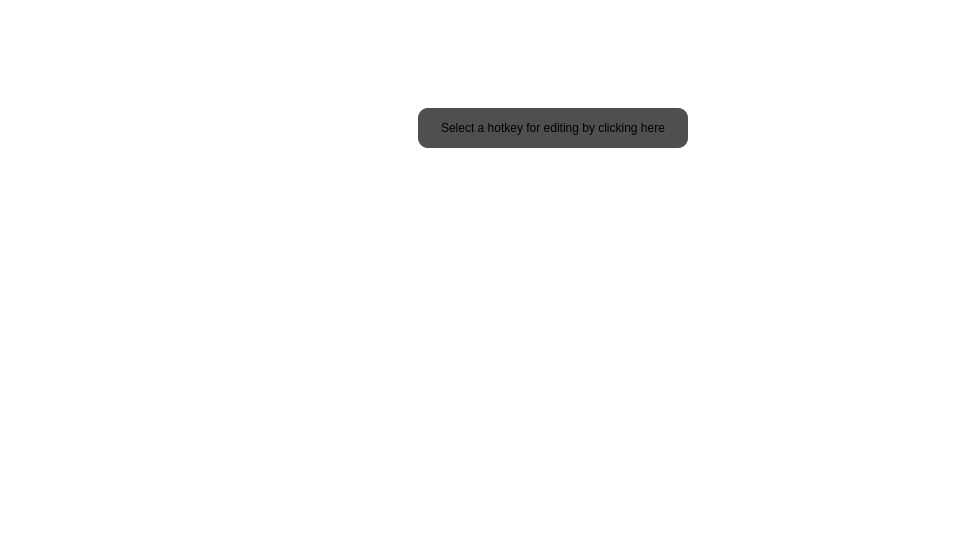
  <widget class="QGroupBox" name="slide_06">
   <property name="geometry">
    <rect>
     <x>960</x>
     <y>0</y>
     <width>960</width>
     <height>540</height>
    </rect>
   </property>
   <property name="styleSheet">
    <string notr="true">background: transparent;
border: 0px;</string>
   </property>
   <property name="title">
    <string/>
   </property>
   <widget class="QGroupBox" name="instruction_06">
    <property name="geometry">
     <rect>
      <x>418</x>
      <y>108</y>
      <width>270</width>
      <height>40</height>
     </rect>
    </property>
    <property name="styleSheet">
     <string notr="true">QGroupBox { background: #B0000000; border-radius: 10px; }</string>
    </property>
    <property name="title">
     <string/>
    </property>
    <widget class="QLabel" name="label_06">
     <property name="geometry">
      <rect>
       <x>0</x>
       <y>0</y>
       <width>270</width>
       <height>40</height>
      </rect>
     </property>
     <property name="text">
      <string>Select a hotkey for editing by clicking here</string>
     </property>
     <property name="alignment">
      <set>Qt::AlignCenter</set>
     </property>
     <property name="wordWrap">
      <bool>true</bool>
     </property>
    </widget>
   </widget>
   <widget class="QWidget" name="arrow_06" native="true">
    <property name="geometry">
     <rect>
      <x>685</x>
      <y>86</y>
      <width>50</width>
      <height>50</height>
     </rect>
    </property>
    <property name="styleSheet">
     <string notr="true">background-image: url(:/rc/onboarding/arrow.png)</string>
    </property>
   </widget>
  </widget>
